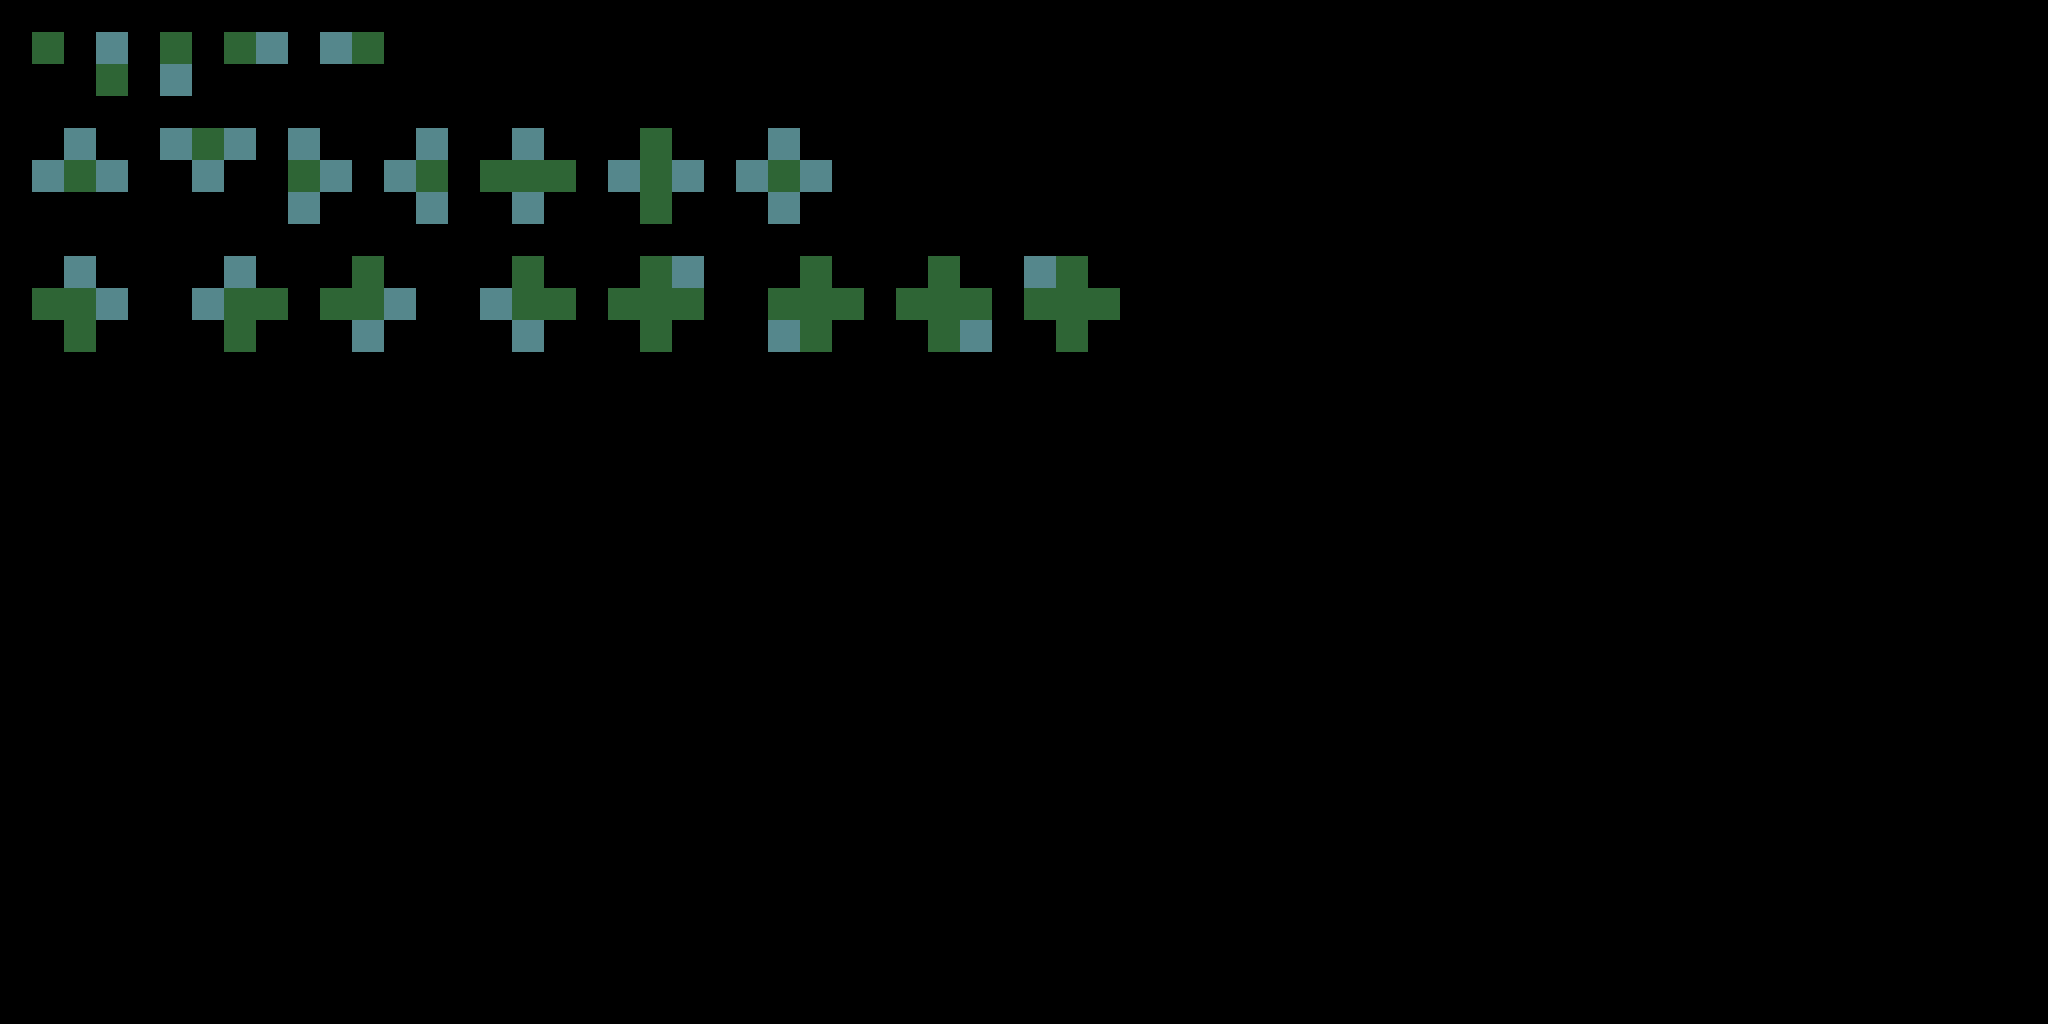

A level layout from a 2D game, rendered from its tile map. Below: a short description, then the map file with tile-grid data replaced by summaries:
An orthogonal 64x32 tile map with 32x32 px tiles, 2 tile layers (regions, input_prototype), 1 hidden layer not drawn.

<map version="1.10" tiledversion="1.11.2" orientation="orthogonal" renderorder="right-down" width="64" height="32" tilewidth="32" tileheight="32" infinite="0" nextlayerid="4" nextobjectid="1">
 <properties>
  <property name="DeleteTiles" type="bool" value="true" />
 </properties>
 <tileset firstgid="1" source="../PixelArtClass_Tileset_NameSurname.tsx" />
 <layer id="1" name="regions" width="64" height="32" opacity="0.53">
  <data>[2048 cells, 84 non-empty, 1 distinct tile ids]</data>
 </layer>
 <layer id="2" name="input_prototype" width="64" height="32" opacity="0.68">
  <data>[2048 cells, 84 non-empty, 2 distinct tile ids]</data>
 </layer>
 <layer id="3" name="output_terrain" width="64" height="32" visible="0">
  <data>[2048 cells, 20 non-empty, 20 distinct tile ids]</data>
 </layer>
</map>
